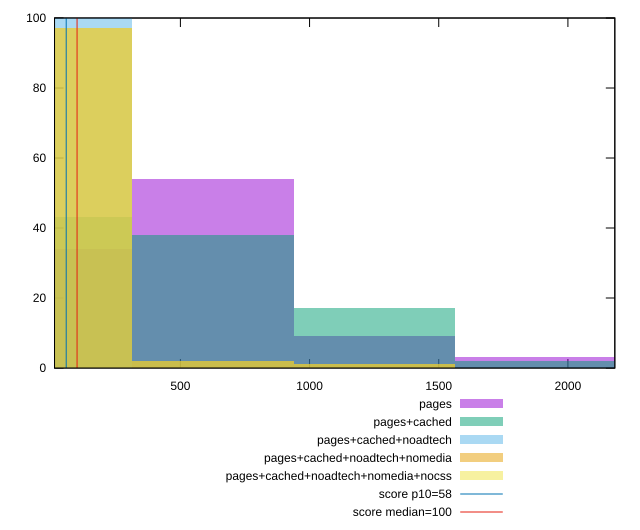

This figure's gnuplot source:
reset

$pages <<EOF
625.4207291714682 54
0 34
1250.8414583429364 9
1876.2621875144046 3
EOF

$pagesCached <<EOF
625.4207291714682 38
0 43
1250.8414583429364 17
1876.2621875144046 2
EOF

$pagesCachedNoadtech <<EOF
0 100
EOF

$pagesCachedNoadtechNomedia <<EOF
0 97
1250.8414583429364 1
625.4207291714682 2
EOF

$pagesCachedNoadtechNomediaNocss <<EOF
0 97
1250.8414583429364 1
625.4207291714682 2
EOF

set key outside below
set boxwidth 625.4207291714682
set xrange [12.8:2181.6000000000045]
set yrange [0:100]
set trange [0:100]
set style fill transparent solid 0.5 noborder

set parametric
set terminal svg size 640, 530 enhanced background rgb 'white'
set output "report_00013_2021-02-09T12-04-24.940Z/estimated-input-latency/comparison/histogram/all_raw.svg"

plot $pages title "pages" with boxes, \
     $pagesCached title "pages+cached" with boxes, \
     $pagesCachedNoadtech title "pages+cached+noadtech" with boxes, \
     $pagesCachedNoadtechNomedia title "pages+cached+noadtech+nomedia" with boxes, \
     $pagesCachedNoadtechNomediaNocss title "pages+cached+noadtech+nomedia+nocss" with boxes, \
     58,t title "score p10=58", \
     100,t title "score median=100"

reset
